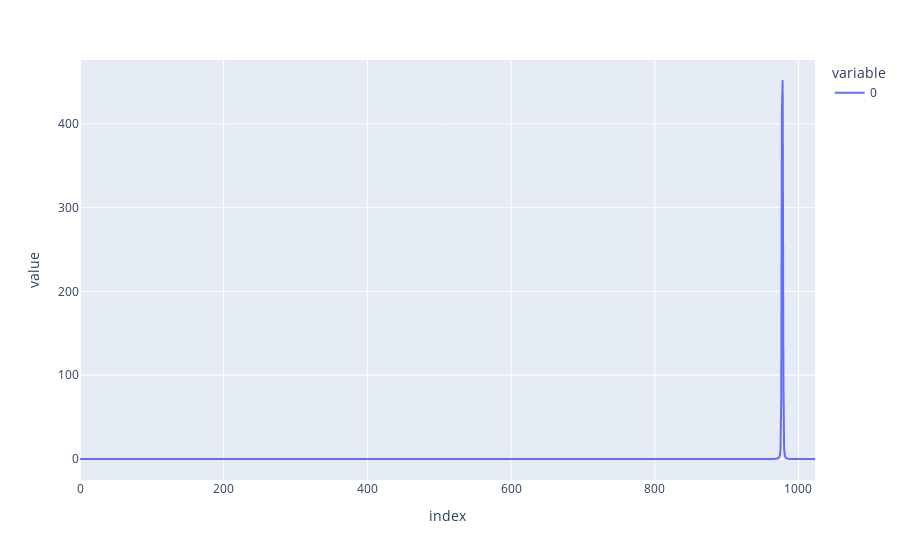

Notebook source saved alongside this figure:
### Code cell
import plotly.express as px
fig = px.line(calc_stft(test_blocked)[0][0])
fig.show()

### Figure 1 — Plotly figure (JSON) as saved in the notebook; plotly's stock layout.template omitted (floating-point values rounded to 4 significant figures; data arrays with more than 128 entries replaced by an {"elided": "..."} marker saying what was removed)
{"data": [{"hovertemplate": "variable=0<br>index=%{x}<br>value=%{y}<extra></extra>", "legendgroup": "0", "line": {"color": "#636efa", "dash": "solid"}, "mode": "lines", "name": "0", "showlegend": true, "type": "scattergl", "x": {"elided": "1024 int values"}, "xaxis": "x", "y": {"elided": "1024 float values"}, "yaxis": "y"}], "layout": {"legend": {"title": {"text": "variable"}, "tracegroupgap": 0}, "margin": {"t": 60}, "xaxis": {"anchor": "y", "domain": [0, 1], "title": {"text": "index"}}, "yaxis": {"anchor": "x", "domain": [0, 1], "title": {"text": "value"}}}}
